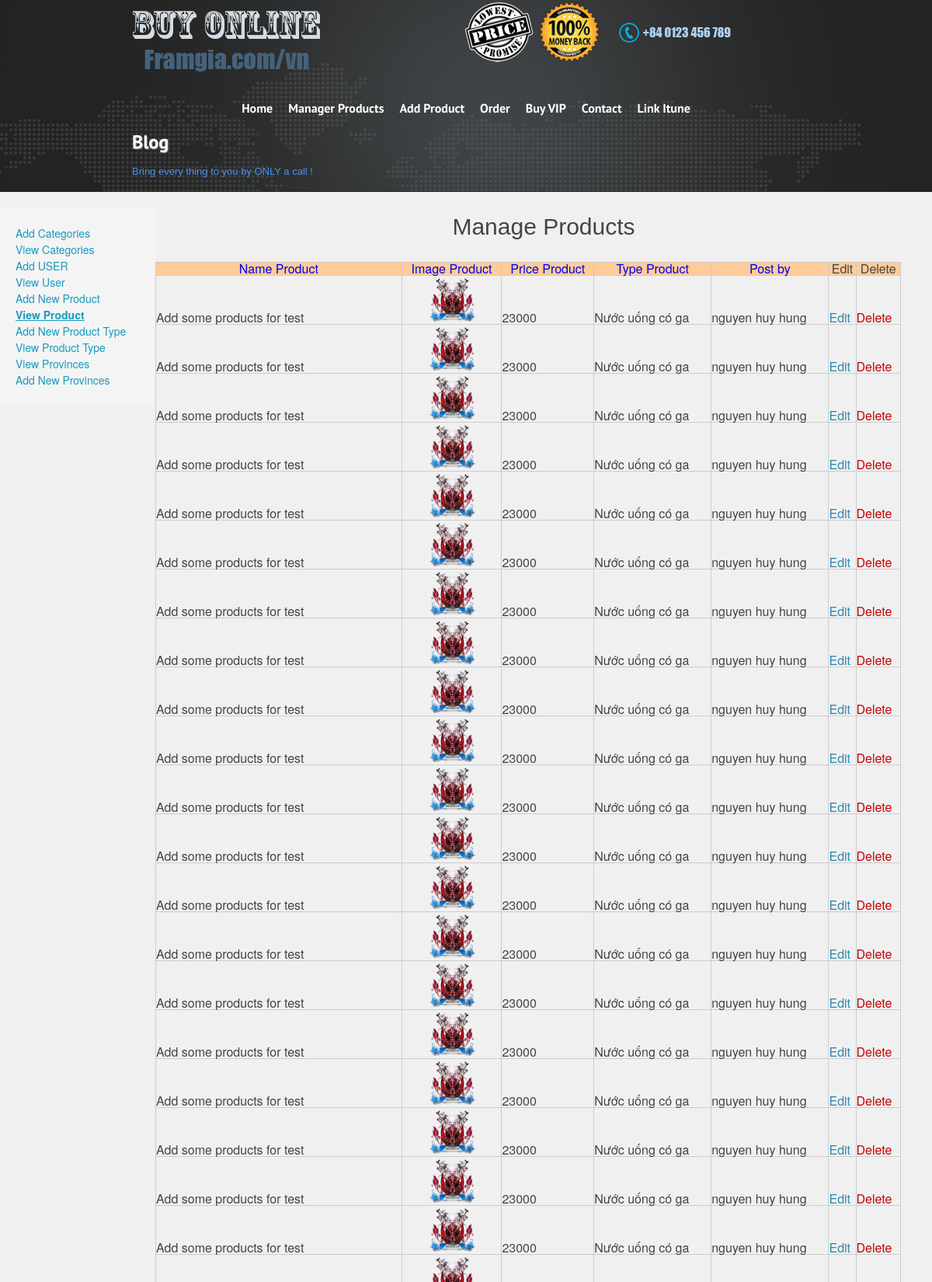
Page /web/user/view_products.php?sort=name (signed in, upper part) on the committed database.
### tables this page shows
CREATE TABLE `categories` (
  `cat_id` int(11) NOT NULL AUTO_INCREMENT,
  `link` varchar(100) NOT NULL,
  `cat_name` varchar(100) NOT NULL,
  `position` tinyint(4) NOT NULL,
  PRIMARY KEY (`cat_id`)
);

CREATE TABLE `products` (
  `product_id` int(11) NOT NULL AUTO_INCREMENT,
  `product_name` varchar(60) NOT NULL,
  `product_description` text,
  `product_image` varchar(150) NOT NULL,
  `product_price` float NOT NULL,
  `sale_product` float DEFAULT NULL,
  `product_type_id` int(11) NOT NULL,
  `user_id` int(11) NOT NULL,
  `position` int(11) NOT NULL,
  `date_post_product` timestamp NOT NULL DEFAULT CURRENT_TIMESTAMP ON UPDATE CURRENT_TIMESTAMP,
  `date_start_sale` varchar(30) DEFAULT NULL,
  `date_end_sale` varchar(30) DEFAULT NULL,
  PRIMARY KEY (`product_id`),
  KEY `user_id` (`user_id`),
  KEY `position` (`position`),
  KEY `sale_product` (`sale_product`)
);

CREATE TABLE `products_type` (
  `product_type_id` int(11) NOT NULL AUTO_INCREMENT,
  `product_type_name` varchar(60) NOT NULL,
  `product_type_image` varchar(150) DEFAULT NULL,
  PRIMARY KEY (`product_type_id`)
);

### web/user/view_products.php (the view, shortened to what this page needs)
<?php
	include('includes/mysqli_connect.php');
	include('includes/functions.php');
	include('includes/header.php');
	include('includes/check_level_user.php');
?>
<h2 class="add_new">Manage Products</h2>
<table style="width: 80%; min-width:80%">
    <thead>
        <tr>
            <th><a href='view_products.php?sort=name'>Name Product</a></th>
            <th><a href='view_products.php?sort=img'>Image Product</a></th>
            <th><a href='view_products.php?sort=pri'>Price Product</a></th>
            <th><a href='view_products.php?sort=type'>Type Product</a></th>
            <th><a href='view_products.php?sort=by'>Post by</a></th>
            <th>Edit</th>
            <th>Delete</th>
        </tr>
    </thead>
    <tbody>
        <?php
            if (isset($_GET['sort'])) {
                switch ($_GET['sort']) {
                    case 'name':
                       $order_by = 'product_name';
                        break;
                }
            } else{
                    $order_by = 'position';
                }
            $q = "SELECT p.product_id, p.product_name, p.product_image, p.product_price, p.position, p.product_type_id, p.user_id, product_type_name AS type , CONCAT_WS(' ', first_name, last_name ) AS name ";
            $q .= " FROM products AS p ";
            $q .= " JOIN users AS u USING ( user_id ) ";
            $q .= " JOIN products_type USING ( product_type_id ) ";
			$q .= "WHERE user_id = {$_SESSION['uid']}";
			$q .= " ORDER BY {$order_by} ASC ";
            $r = mysqli_query($dbc, $q);
			if(count(mysqli_fetch_array($r, MYSQLI_ASSOC)) > 0){
            while ($products = mysqli_fetch_array($r, MYSQLI_ASSOC)) {
                echo "
                    <tr>
                        <td>{$products['product_name']}</td>
						<td style='text-align:center;'><img src='".BASE_URL."uploads/images/".$products['product_image']."' title='".$products['product_name']." alt='".$products['product_name']."'' style='width:60px; height:60px;' /></td>
                        <td>{$products['product_price']}</td>
                        <td>{$products['type']}</td>
                        <td>{$products['name']}</td>
                        <td><a class='edit' href='edit_product.php?pro_id={$products['product_id']}'>Edit</a></td>
                        <td><a class='delete' href='delete_product.php?pro_id={$products['product_id']}&pro_name={$products['product_name']}'>Delete</a></td>
                    </tr>
                ";
            }
			}else {
				echo "<p class='error_warning'>Không có sản phẩm nào của bạn .</p>";
			}
        ?>
    </tbody>
</table>
<?php include('includes/footer.php');?>

### web/user/includes/header.php (shortened to what this page needs)
<!DOCTYPE html PUBLIC "-//W3C//DTD XHTML 1.0 Transitional//EN" "http://www.w3.org/TR/xhtml1/DTD/xhtml1-transitional.dtd">
<html xmlns="http://www.w3.org/1999/xhtml">
<head>
<link type="text/css" rel="stylesheet" href="css/reset.css"/>
<link  type="text/css" rel="stylesheet" href="css/mainstyle.css"/>
<link type="text/css" rel="stylesheet" href="css/form/animate.css"/>
<link type="text/css" rel="stylesheet" href="css/form/styles.css"/>
<link  type="text/css" rel="stylesheet" href="css/details_product.css"/>
<link rel="stylesheet" href="http://code.jquery.com/ui/1.10.3/themes/smoothness/jquery-ui.css" />
</head>
<body>
	<div id="wrapper">
    	<div id="wrap-header">
        	<div id="header">
                <div id="logo">
                	<a href="#"><img  src="images/logo.png" alt="Buy Online" title="Buy Online"/></a>
                </div>
                <div id="add_section">
                	<a href="#"><img  src="images/low_icon.png" title="Lowest Price" alt="Lowest Price"/></a>
                    <a href="#"><img  src="images/100_icon.png" title="Money Back 100%" alt="Money Back 100%"/></a>
                    <a href="#"><img src="images/contact_no.png" title="Phone Number" alt="Phone Number" /></a>
                </div>
                <div id="menu">
                	<ul>
                        <?php
                        if (isset($_GET['cid']) && filter_var($_GET['cid'], FILTER_VALIDATE_INT, array('min_range' =>1))) {
                            $cid  = $_GET['cid'];
                        }else{
                            $cid = NULL;
                        }
                        	$q = "SELECT cat_name,cat_id,link FROM categories ORDER BY position ASC";
                            $r = mysqli_query($dbc, $q);
                            while ($cats = mysqli_fetch_array($r, MYSQLI_ASSOC)) {
                                echo "<li><a href='".BASE_URL."{$cats['link']}'";
                                    if ($cats['cat_id'] == $cid) {
                                        echo "class='active'";
                                    }
                                echo ">".$cats['cat_name']."</a></li>";
                            }
                        ?>
                    </ul>
                </div>
                <p class="blog">Blog</p>
                <div id="breadcrumb">
                	<span>Bring every thing to you by ONLY a call !</span>
                </div>
            </div>
</div>
        <div id="content">

### web/user/includes/check_level_user.php
<?php
	if (is_admin()) {
		include('manager_by_admin.php');
	}else {
		include('logo_company.php');
	}
?>

### web/user/includes/manager_by_admin.php
<div style="background:#f4f4f4; float:left;">
	<div id="section-navigation">
    	<ul class="navi">
        	<li><a href="add_categories.php" <?php current_page('add_categories.php'); ?>>Add Categories</a></li>
            <li><a href="view_categories.php" <?php current_page('view_categories.php'); ?>>View Categories</a></li>
            <li><a href="add_user_by_admin.php" <?php current_page('add_user_by_admin.php'); ?>>Add USER</a></li>
            <li><a href="view_users.php" <?php current_page('view_users.php'); ?>>View User</a></li>
            <li><a href="add_product.php" <?php current_page('add_product.php'); ?>>Add New Product</a></li>
            <li><a href="view_products.php" <?php current_page('view_products.php'); ?>>View Product</a></li>
            <li><a href="add_product_type.php" <?php current_page('add_product_type.php'); ?>>Add New Product Type</a></li>
            <li><a href="view_products_type.php" <?php current_page('view_products_type.php'); ?>>View Product Type</a></li>
            <li><a href="view_provinces.php" <?php current_page('view_provinces.php'); ?>>View Provinces</a></li>
            <li><a href="add_province.php" <?php current_page('add_province.php'); ?>>Add New Provinces</a></li>
        </ul>
    </div>
</div>

### web/user/includes/functions.php (shortened to what this page needs)
<?php
	function is_admin(){
		return (isset($_SESSION['level_id']) && ($_SESSION['level_id'] == 1));
	}
	function current_page($page){
		if(basename($_SERVER['SCRIPT_NAME']) == $page){
			echo "class='here'";
		}
	}
?>

### web/user/includes/footer.php (shortened to what this page needs)
        </div>
    </div>
</body>
</html>

### web/user/css/mainstyle.css (style rules this page uses)
* { padding:0; margin:0; }
img { border:none; }
ul { list-style:none; }
a { text-decoration:none; }
body { background:#fff; }
#wrapper { width:1200px; margin:0 auto; box-shadow:1px 8px 8px 4px #B7B7B7; }
h2.add_new { font-family: helvetica; font-size: 30px; height: 50px; line-height: 50px; margin-bottom: 20px; margin-top: 20px; text-align: center; }
.here { font-weight: bold;text-decoration: underline; }
table { margin: 20px 12px;min-width: 96%; border-collapse: collapse; }
td, th { border: 1px #ccc solid; }
thead { background: #fc9; }
tbody a.delete { color:#C40303; }
tbody a.edit { color: #2E87AD; }
#wrap-header { height:247px; background:#222222; }
#header { height:247px; width:1200px; background:url(../images/map_2.png) no-repeat top center; margin:0 auto; }
#logo { width:244px; height:82px; float:left; margin-top:10px; margin-left:170px; }
#add_section { float:right; margin-right:240px; }
#add_section a img { vertical-align:middle; }
#menu { height:32px; margin-top:32px; }
#menu ul { text-align:center; }
#menu ul li { display:inline-block; zoom:1; *display:inline; }
#menu ul li a { color:white; display:block; font-family:PTS75F; padding-left:10px; padding-right:10px; border-radius:15px; -webkit-border-radius:15px; -khtml-border-radius:15px; height:32px; line-height:32px; }
p.blog { font-family:PTS75F; font-size:24px; color:#ffffff; margin-left:170px; margin-top: 16px; text-shadow:1px 1px 1px #8a8a8a; }
#breadcrumb { margin-top:18px; margin-left:170px; font-family:Arial, Helvetica, sans-serif; font-size:13px; }
#breadcrumb span { display:block; float:left; color:#4c90eb; }
#section-navigation { float: left;width: 160px;padding: 20px 0;margin: 0 20px;display: inline; }
#section-navigation ul li { margin: 5px 0px;padding: 0; }
#section-navigation ul li a { color: #189ABF; font-size:14px; }
#content { width:1200px; margin:0 auto; }

### web/user/css/form/styles.css (style rules this page uses)
html, body { width: 100%; height: 100%; font-family: "Helvetica Neue", Helvetica, sans-serif; color: #444; -webkit-font-smoothing: antialiased; background: #f0f0f0; }

### rows in the picture
categories: cat_name "Home"
categories: cat_name "Manager Products"
categories: cat_name "Add Product"
categories: cat_name "Order"
categories: cat_name "Buy VIP"
categories: cat_name "Contact"
categories: cat_name "Link Itune"
products: product_name "Add some products for test", product_image (picture), product_price "23000", product_type.product_type_name "Nước uống có ga", name "nguyen huy hung"
products: product_name "Add some products for test", product_image (picture), product_price "23000", product_type.product_type_name "Nước uống có ga", name "nguyen huy hung"
products: product_name "Add some products for test", product_image (picture), product_price "23000", product_type.product_type_name "Nước uống có ga", name "nguyen huy hung"
products: product_name "Add some products for test", product_image (picture), product_price "23000", product_type.product_type_name "Nước uống có ga", name "nguyen huy hung"
products: product_name "Add some products for test", product_image (picture), product_price "23000", product_type.product_type_name "Nước uống có ga", name "nguyen huy hung"
products: product_name "Add some products for test", product_image (picture), product_price "23000", product_type.product_type_name "Nước uống có ga", name "nguyen huy hung"
products: product_name "Add some products for test", product_image (picture), product_price "23000", product_type.product_type_name "Nước uống có ga", name "nguyen huy hung"
products: product_name "Add some products for test", product_image (picture), product_price "23000", product_type.product_type_name "Nước uống có ga", name "nguyen huy hung"
products: product_name "Add some products for test", product_image (picture), product_price "23000", product_type.product_type_name "Nước uống có ga", name "nguyen huy hung"
products: product_name "Add some products for test", product_image (picture), product_price "23000", product_type.product_type_name "Nước uống có ga", name "nguyen huy hung"
products: product_name "Add some products for test", product_image (picture), product_price "23000", product_type.product_type_name "Nước uống có ga", name "nguyen huy hung"
products: product_name "Add some products for test", product_image (picture), product_price "23000", product_type.product_type_name "Nước uống có ga", name "nguyen huy hung"
products: product_name "Add some products for test", product_image (picture), product_price "23000", product_type.product_type_name "Nước uống có ga", name "nguyen huy hung"
products: product_name "Add some products for test", product_image (picture), product_price "23000", product_type.product_type_name "Nước uống có ga", name "nguyen huy hung"
products: product_name "Add some products for test", product_image (picture), product_price "23000", product_type.product_type_name "Nước uống có ga", name "nguyen huy hung"
products: product_name "Add some products for test", product_image (picture), product_price "23000", product_type.product_type_name "Nước uống có ga", name "nguyen huy hung"
products: product_name "Add some products for test", product_image (picture), product_price "23000", product_type.product_type_name "Nước uống có ga", name "nguyen huy hung"
products: product_name "Add some products for test", product_image (picture), product_price "23000", product_type.product_type_name "Nước uống có ga", name "nguyen huy hung"
products: product_name "Add some products for test", product_image (picture), product_price "23000", product_type.product_type_name "Nước uống có ga", name "nguyen huy hung"
products: product_name "Add some products for test", product_image (picture), product_price "23000", product_type.product_type_name "Nước uống có ga", name "nguyen huy hung"
products: product_image (picture)
